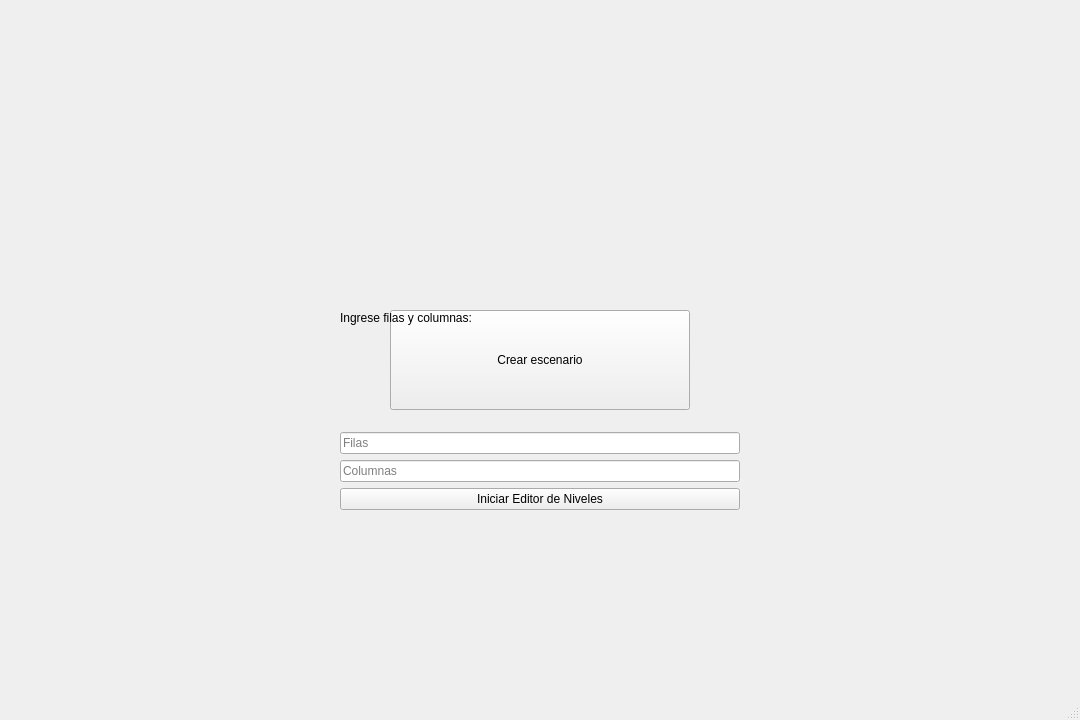
<?xml version="1.0" encoding="UTF-8"?>
<ui version="4.0">
 <class>MainWindow</class>
 <widget class="QMainWindow" name="MainWindow">
  <property name="geometry">
   <rect>
    <x>0</x>
    <y>0</y>
    <width>1080</width>
    <height>720</height>
   </rect>
  </property>
  <property name="windowTitle">
   <string>MainWindow</string>
  </property>
  <widget class="QWidget" name="centralwidget">
   <widget class="QPushButton" name="createScenarioButton">
    <property name="geometry">
     <rect>
      <x>390</x>
      <y>310</y>
      <width>300</width>
      <height>100</height>
     </rect>
    </property>
    <property name="text">
     <string>Crear escenario</string>
    </property>
   </widget>
   <widget class="QWidget" name="inputWidget">
    <property name="geometry">
     <rect>
      <x>340</x>
      <y>210</y>
      <width>400</width>
      <height>300</height>
     </rect>
    </property>
    <property name="visible">
     <bool>false</bool>
    </property>
    <layout class="QVBoxLayout" name="verticalLayout">
     <item>
      <widget class="QLabel" name="instructionLabel">
       <property name="text">
        <string>Ingrese filas y columnas:</string>
       </property>
      </widget>
     </item>
     <item>
      <widget class="QLineEdit" name="rowsInput">
       <property name="placeholderText">
        <string>Filas</string>
       </property>
      </widget>
     </item>
     <item>
      <widget class="QLineEdit" name="colsInput">
       <property name="placeholderText">
        <string>Columnas</string>
       </property>
      </widget>
     </item>
     <item>
      <widget class="QPushButton" name="startLevelEditorButton">
       <property name="text">
        <string>Iniciar Editor de Niveles</string>
       </property>
      </widget>
     </item>
    </layout>
   </widget>
  </widget>
  <widget class="QMenuBar" name="menubar"/>
  <widget class="QStatusBar" name="statusbar"/>
 </widget>
 <resources/>
 <connections/>
</ui>
